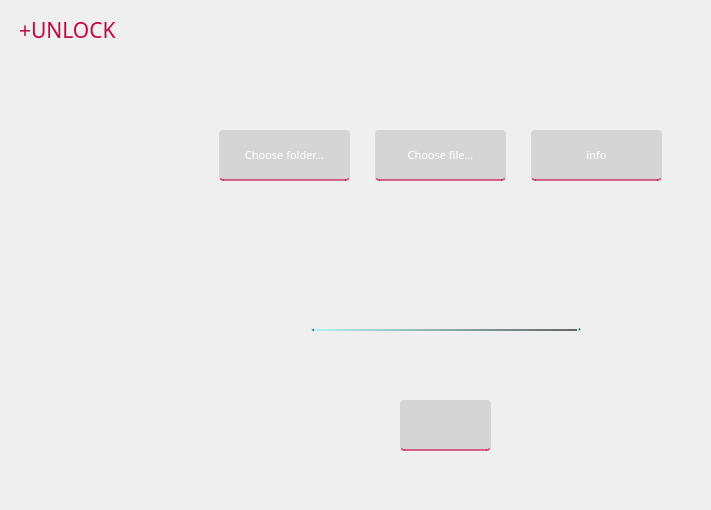
         <widget class="QWidget" name="unlock_plus_page">
          <widget class="QWidget" name="widget_9" native="true">
           <property name="geometry">
            <rect>
             <x>10</x>
             <y>10</y>
             <width>692</width>
             <height>491</height>
            </rect>
           </property>
           <widget class="QWidget" name="layoutWidget_2">
            <property name="geometry">
             <rect>
              <x>190</x>
              <y>20</y>
              <width>481</width>
              <height>251</height>
             </rect>
            </property>
            <layout class="QHBoxLayout" name="horizontalLayout_6">
             <item>
              <widget class="QPushButton" name="choose_file_btn_3">
               <property name="maximumSize">
                <size>
                 <width>131</width>
                 <height>51</height>
                </size>
               </property>
               <property name="font">
                <font>
                 <family>Moon</family>
                 <pointsize>8</pointsize>
                 <weight>50</weight>
                 <bold>false</bold>
                </font>
               </property>
               <property name="styleSheet">
                <string notr="true">QPushButton{
background-color: rgba(20,20,20,30);
border-radius:4px;
border-bottom: 2px solid rgba(195, 7, 63, 150);
color:rgb(255,255,255);
}
QPushButton:hover{
background-color:rgba(20,20,20,100);
border-radius:6px;
}
QPushButton:pressed{
border: 1px solid rgba(176, 243, 241, 255);
background-color: rgba(20, 20, 20, 200);
border-radius:8px;
}</string>
               </property>
               <property name="text">
                <string>Choose folder...</string>
               </property>
              </widget>
             </item>
             <item>
              <widget class="QPushButton" name="choose_file_btn_4">
               <property name="maximumSize">
                <size>
                 <width>131</width>
                 <height>51</height>
                </size>
               </property>
               <property name="font">
                <font>
                 <family>Moon</family>
                 <pointsize>8</pointsize>
                 <weight>50</weight>
                 <bold>false</bold>
                </font>
               </property>
               <property name="styleSheet">
                <string notr="true">QPushButton{
background-color: rgba(20,20,20,30);
border-radius:4px;
border-bottom: 2px solid rgba(195, 7, 63, 150);
color:rgb(255,255,255);
}
QPushButton:hover{
background-color:rgba(20,20,20,100);
border-radius:6px;
}
QPushButton:pressed{
border: 1px solid rgba(176, 243, 241, 255);
background-color: rgba(20, 20, 20, 200);
border-radius:8px;
}</string>
               </property>
               <property name="text">
                <string>Choose file...</string>
               </property>
              </widget>
             </item>
             <item>
              <widget class="QPushButton" name="info_btn_3">
               <property name="maximumSize">
                <size>
                 <width>131</width>
                 <height>51</height>
                </size>
               </property>
               <property name="font">
                <font>
                 <family>Moon</family>
                 <pointsize>8</pointsize>
                 <weight>50</weight>
                 <bold>false</bold>
                </font>
               </property>
               <property name="styleSheet">
                <string notr="true">QPushButton{
background-color: rgba(20,20,20,30);
border-radius:4px;
border-bottom: 2px solid rgba(195, 7, 63, 150);
color:rgb(255,255,255);
}
QPushButton:hover{
background-color:rgba(20,20,20,100);
border-radius:6px;
}
QPushButton:pressed{
border: 1px solid rgba(176, 243, 241, 255);
background-color: rgba(20, 20, 20, 200);
border-radius:8px;
}</string>
               </property>
               <property name="text">
                <string>info</string>
               </property>
              </widget>
             </item>
            </layout>
           </widget>
           <widget class="QPushButton" name="decrypt_btn_2">
            <property name="enabled">
             <bool>false</bool>
            </property>
            <property name="geometry">
             <rect>
              <x>390</x>
              <y>390</y>
              <width>91</width>
              <height>51</height>
             </rect>
            </property>
            <property name="maximumSize">
             <size>
              <width>131</width>
              <height>51</height>
             </size>
            </property>
            <property name="font">
             <font>
              <family>Moon</family>
              <weight>50</weight>
              <bold>false</bold>
             </font>
            </property>
            <property name="styleSheet">
             <string notr="true">QPushButton{
background-color: rgba(20,20,20,30);
border-radius:4px;
border-bottom: 2px solid rgba(195, 7, 63, 150);
color:rgb(255,255,255);
}
QPushButton:hover{
background-color:rgba(20,20,20,100);
border-radius:6px;
}
QPushButton:pressed{
border: 1px solid rgba(176, 243, 241, 255);
background-color: rgba(20, 20, 20, 200);
border-radius:8px;
}</string>
            </property>
            <property name="text">
             <string/>
            </property>
            <property name="icon">
             <iconset resource="resources.qrc">
              <normaloff>:/icons/icons/eye_icon.png</normaloff>:/icons/icons/eye_icon.png</iconset>
            </property>
            <property name="iconSize">
             <size>
              <width>30</width>
              <height>30</height>
             </size>
            </property>
           </widget>
           <widget class="QLabel" name="label_protect_2">
            <property name="geometry">
             <rect>
              <x>9</x>
              <y>9</y>
              <width>668</width>
              <height>22</height>
             </rect>
            </property>
            <property name="font">
             <font>
              <family>Moon</family>
              <pointsize>16</pointsize>
              <underline>false</underline>
             </font>
            </property>
            <property name="styleSheet">
             <string notr="true">color: rgb(195, 7, 63);
</string>
            </property>
            <property name="text">
             <string>+UNLOCK</string>
            </property>
           </widget>
           <widget class="QTextEdit" name="unlock_plus_res_line">
            <property name="geometry">
             <rect>
              <x>300</x>
              <y>260</y>
              <width>271</width>
              <height>61</height>
             </rect>
            </property>
            <property name="font">
             <font>
              <family>Segoe UI</family>
              <pointsize>11</pointsize>
             </font>
            </property>
            <property name="styleSheet">
             <string notr="true">background-color: rgba(0,0,0,0);
border:none;
border-radius:3px;
border-bottom:2px solid qlineargradient(spread:pad, x1:0, y1:0, x2:1, y2:0, stop:0 rgba(176, 243, 241, 255), stop:1 rgba(100, 100, 100, 255));
color:rgb(255,255,255);</string>
            </property>
            <property name="readOnly">
             <bool>true</bool>
            </property>
           </widget>
          </widget>
         </widget>
